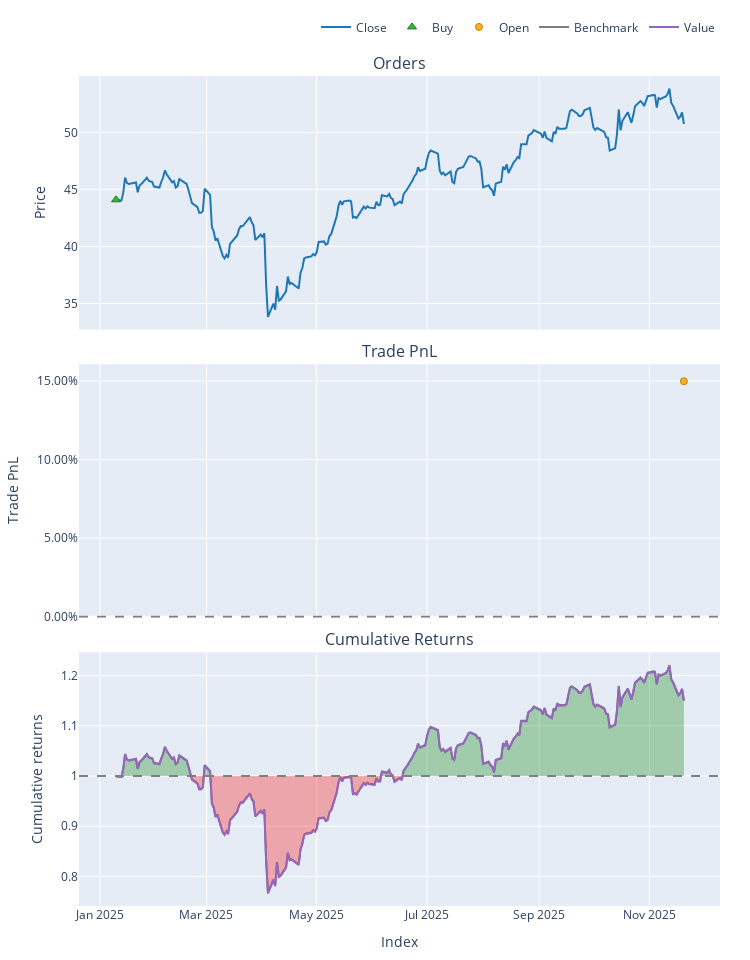

This figure's notebook cell:
### Code cell
try:
    data = pd.read_csv('data/processed/BAC_processed_2022.csv')
    if 'Date' in data.columns:
        data['Date'] = pd.to_datetime(data['Date'])
        data.set_index('Date', inplace=True)
    print("Data loaded successfully.")
except FileNotFoundError:
    print("Error: Data file not found. Check path.")

# Split Train/Test
split_idx = int(len(data) * 0.7)
train_df = data.iloc[:split_idx]
test_df = data.iloc[split_idx:]

# Initialize Trainer
trainer = ModelTrainerRL(config['reinforcement_learning'])

print("Training SAC Agent...")


env_params = config['reinforcement_learning']['environment']

env_train = TradingEnvRL(
    train_df, 
    initial_balance=env_params.get('initial_balance', 10000),
    commission=env_params.get('commission', 0.001),
    lookback_window=env_params.get('lookback_window', 30)
)

result = trainer.train_sac(env_train)
model = result['model'] 

print("Training Complete.")

print("Generating Agent Predictions on Test Data...")

# Unpack the config dictionary using **
env_params = config['reinforcement_learning']['environment']

env_test = TradingEnvRL(
    test_df, 
    initial_balance=env_params.get('initial_balance', 10000),
    commission=env_params.get('commission', 0.001),
    lookback_window=env_params.get('lookback_window', 30)
)

obs, _ = env_test.reset()
done = False
actions = []

# Manual Inference Loop
while not done:
    action, _ = model.predict(obs, deterministic=True)
    actions.append(action[0]) 
    obs, _, terminated, truncated, _ = env_test.step(action)
    done = terminated or truncated


# --- CELL 5: RUN BACKTEST ---
print("Running Backtest...")

# FIX: Use the correct config path
# We pass the same env_params we extracted in Cell 4
backtester = PortfolioBacktesterRL(env_params) 

portfolio = backtester.run_backtest(
    price_data=test_df['close'], 
    predicted_weights=np.array(actions),
    lookback_window=env_params.get('lookback_window', 30) # Important for data alignment
)
comparison = backtester.compare_with_buy_and_hold_rl()
# Show Metrics
metrics = backtester.get_performance_metrics()
print("\n--- Strategy Performance ---")
for k, v in metrics.items():
    print(f"{k}: {v:.4f}")

# Plot
portfolio.plot().show()

### Figure 1 — Plotly figure (JSON) as saved in the notebook; plotly's stock layout.template omitted (floating-point values rounded to 4 significant figures; data arrays with more than 128 entries replaced by an {"elided": "..."} marker saying what was removed)
{"data": [{"legendgroup": "0", "line": {"color": "#1f77b4"}, "name": "Close", "showlegend": true, "type": "scatter", "uid": "bc9b6a86-905f-4524-b6c5-042c2e56cf40", "x": {"elided": "218 str values"}, "xaxis": "x", "y": {"elided": "218 float values"}, "yaxis": "y"}, {"customdata": [[0.0, 2266.0, 99.9]], "hovertemplate": "Order Id: %{customdata[0]}<br>Timestamp: %{x}<br>Price: %{y}<br>Size: %{customdata[1]:.6f}<br>Fees: %{customdata[2]:.6f}", "legendgroup": "1", "marker": {"color": "#37B13F", "line": {"color": "rgb(38,123,44)", "width": 1}, "size": 8, "symbol": "triangle-up"}, "mode": "markers", "name": "Buy", "type": "scatter", "uid": "8c28ba1e-1b28-4a1f-a147-d695fb5f00f1", "x": ["2025-01-10T00:00:00-05:00"], "xaxis": "x", "y": [44.09], "yaxis": "y"}, {"customdata": [[0.0, 0.0, 14960.0, 0.1498]], "hovertemplate": "Exit Trade Id: %{customdata[0]}<br>Position Id: %{customdata[1]}<br>Exit Timestamp: %{x}<br>PnL: %{customdata[2]:.6f}<br>Return: %{customdata[3]:.2%}", "legendgroup": "2", "marker": {"color": "#FFAA00", "line": {"color": "rgb(178,118,0)", "width": 1}, "opacity": [0.9], "size": [7], "symbol": "circle"}, "mode": "markers", "name": "Open", "type": "scatter", "uid": "f83bf664-ef7d-4c2d-92b1-bf67dd3ea79d", "x": ["2025-11-20T00:00:00-05:00"], "xaxis": "x2", "y": [0.1498], "yaxis": "y2"}, {"legendgroup": "3", "line": {"color": "#7f7f7f"}, "name": "Benchmark", "showlegend": true, "type": "scatter", "uid": "62a1e195-b8ad-4bfa-beab-d29cc24abee2", "x": {"elided": "218 str values"}, "xaxis": "x3", "y": {"elided": "218 float values"}, "yaxis": "y3"}, {"hoverinfo": "skip", "legendgroup": "4", "line": {"color": "rgba(0, 0, 0, 0)", "width": 0}, "opacity": 0, "showlegend": false, "type": "scatter", "uid": "89f009cb-6812-4c52-bc9d-353e7876db31", "x": {"elided": "218 str values"}, "xaxis": "x3", "y": {"elided": "218 int values"}, "yaxis": "y3"}, {"connectgaps": false, "fill": "tonexty", "fillcolor": "rgba(0, 128, 0, 0.3)", "hoverinfo": "skip", "legendgroup": "4", "line": {"color": "rgba(0, 0, 0, 0)", "width": 0}, "opacity": 0, "showlegend": false, "type": "scatter", "uid": "41b7b602-0ce3-40fc-8341-8752ab9855b5", "x": {"elided": "218 str values"}, "xaxis": "x3", "y": {"elided": "218 float values"}, "yaxis": "y3"}, {"hoverinfo": "skip", "legendgroup": "4", "line": {"color": "rgba(0, 0, 0, 0)", "width": 0}, "opacity": 0, "showlegend": false, "type": "scatter", "uid": "9c16dc39-b514-47be-921b-52126adce433", "x": {"elided": "218 str values"}, "xaxis": "x3", "y": {"elided": "218 int values"}, "yaxis": "y3"}, {"connectgaps": false, "fill": "tonexty", "fillcolor": "rgba(255, 0, 0, 0.3)", "hoverinfo": "skip", "legendgroup": "4", "line": {"color": "rgba(0, 0, 0, 0)", "width": 0}, "opacity": 0, "showlegend": false, "type": "scatter", "uid": "be28bf65-c2aa-450e-bbb6-d41f7f638d0c", "x": {"elided": "218 str values"}, "xaxis": "x3", "y": {"elided": "218 float values"}, "yaxis": "y3"}, {"legendgroup": "5", "line": {"color": "#9467bd"}, "name": "Value", "showlegend": true, "type": "scatter", "uid": "01fc8676-541f-4589-ae5f-53d058c88cf7", "x": {"elided": "218 str values"}, "xaxis": "x3", "y": {"elided": "218 float values"}, "yaxis": "y3"}, {"hoverinfo": "skip", "legendgroup": "4", "line": {"color": "rgba(0, 0, 0, 0)", "width": 0}, "opacity": 0, "showlegend": false, "type": "scatter", "uid": "77e86b7d-fee3-4628-8de7-1a97e9de892c", "x": {"elided": "218 str values"}, "xaxis": "x3", "y": {"elided": "218 int values"}, "yaxis": "y3"}], "layout": {"annotations": [{"font": {"size": 16}, "showarrow": false, "text": "Orders", "x": 0.5, "xanchor": "center", "xref": "paper", "y": 1, "yanchor": "bottom", "yref": "paper"}, {"font": {"size": 16}, "showarrow": false, "text": "Trade PnL", "x": 0.5, "xanchor": "center", "xref": "paper", "y": 0.6528, "yanchor": "bottom", "yref": "paper"}, {"font": {"size": 16}, "showarrow": false, "text": "Cumulative Returns", "x": 0.5, "xanchor": "center", "xref": "paper", "y": 0.3056, "yanchor": "bottom", "yref": "paper"}], "height": 960, "legend": {"orientation": "h", "traceorder": "normal", "x": 1, "xanchor": "right", "y": 1.042, "yanchor": "bottom"}, "margin": {"b": 30, "l": 30, "r": 30, "t": 30}, "shapes": [{"line": {"color": "gray", "dash": "dash"}, "type": "line", "x0": 0, "x1": 1, "xref": "paper", "y0": 0, "y1": 0, "yref": "y2"}, {"line": {"color": "gray", "dash": "dash"}, "type": "line", "x0": 0, "x1": 1, "xref": "paper", "y0": 1, "y1": 1, "yref": "y3"}], "showlegend": true, "width": 750, "xaxis": {"anchor": "y", "domain": [0, 1], "matches": "x3", "showticklabels": false}, "xaxis2": {"anchor": "y2", "domain": [0, 1], "matches": "x3", "showticklabels": false}, "xaxis3": {"anchor": "y3", "domain": [0, 1], "title": {"text": "Index"}}, "yaxis": {"anchor": "x", "domain": [0.6944, 1], "title": {"text": "Price"}}, "yaxis2": {"anchor": "x2", "domain": [0.3472, 0.6528], "tickformat": ".2%", "title": {"text": "Trade PnL"}}, "yaxis3": {"anchor": "x3", "domain": [0, 0.3056], "title": {"text": "Cumulative returns"}}}}
